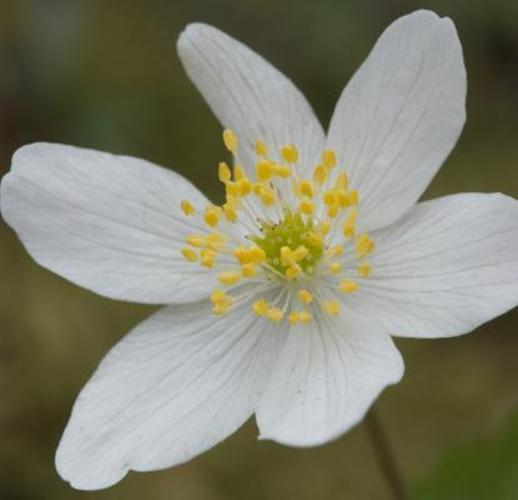
#> input picture Dataset/Dataset/input_images/hard/hard_1.jpg, 518 x 500 px; its folder holds only this picture in this run
$ python main3.py
#> lines starting #> are read from the running program, lines starting #| are printed output that depends on the picture; after the words box and inside, x2 and y2 are one past the last pixel; in counts of white or black regions, pixels touching at a corner belong together
import cv2
import numpy as np
import matplotlib.pyplot as plt
from skimage.metrics import structural_similarity as ssim

# Helper functions
def convert_BW(img, threshold=50):
    _, binary_img = cv2.threshold(img, threshold, 255, cv2.THRESH_BINARY)
    return binary_img

def calculate_ssim(image1, image2):
    similarity = ssim(image1, image2)
    return similarity

def contrast_stretching(img):
    minval, maxval = np.min(img), np.max(img)
    if minval == maxval:
        return img
    stretched_img = ((img - minval) / (maxval - minval)) * 255
    return stretched_img.astype(np.uint8)

# Main processing function
def process_image_enhanced(image_path, ground_truth_path):
    # Read the image and ground truth
    image = cv2.imread(image_path)
#> image is the input picture: shape (500, 518, 3); mean B, G, R 110.2, 129.8, 130.4
    ground_truth_original = cv2.imread(ground_truth_path, cv2.IMREAD_GRAYSCALE)
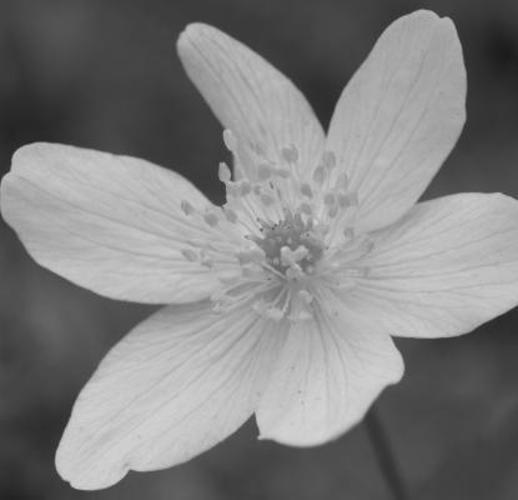
#> ground_truth_original: shape (500, 518); min 26, max 214, mean 127.8
    ground_truth = convert_BW(ground_truth_original)
#> in convert_BW, `_, binary_img = cv2.threshold(img, threshold, 255, cv2.THRESH_BINARY)`:
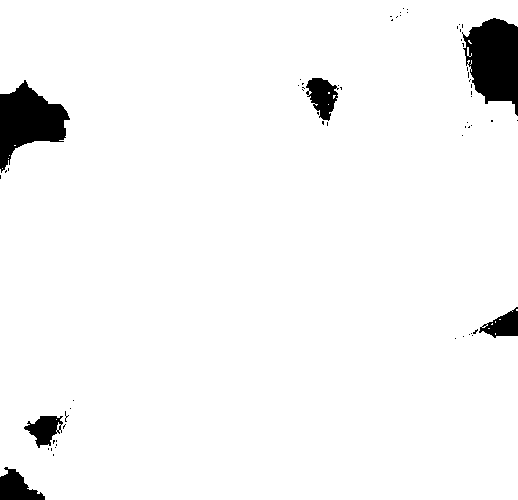
#> binary_img: shape (500, 518); 96% white; 63 black regions (57 under 20 px), largest, box (x1, y1, x2, y2) and area: (462, 18, 518, 116) 3720, (0, 80, 70, 173) 3436, (0, 467, 45, 500) 864, (306, 78, 339, 121) 847, (24, 416, 63, 448) 695, (479, 307, 518, 338) 659

    # Apply Median Blur to reduce noise
    median_blurred = cv2.medianBlur(image, 5)

    # Convert to HSV and use the hue channel
    hsv_image = cv2.cvtColor(median_blurred, cv2.COLOR_BGR2HSV)
#> hsv_image: shape (500, 518, 3); mean H, S, V 55.4, 67.7, 133.6
    hue_channel = hsv_image[:, :, 0]
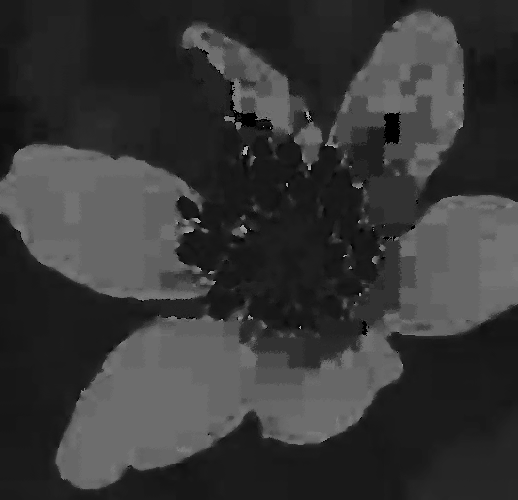
#> hue_channel: shape (500, 518); min 0, max 177, mean 55.4

    # Apply contrast stretching to the hue channel
    stretched_hue = contrast_stretching(hue_channel)
#> in contrast_stretching, `minval, maxval = np.min(img), np.max(img)`: minval = 0; maxval = 177
#> in contrast_stretching, `stretched_img = ((img - minval) / (maxval - minval)) * 255`:
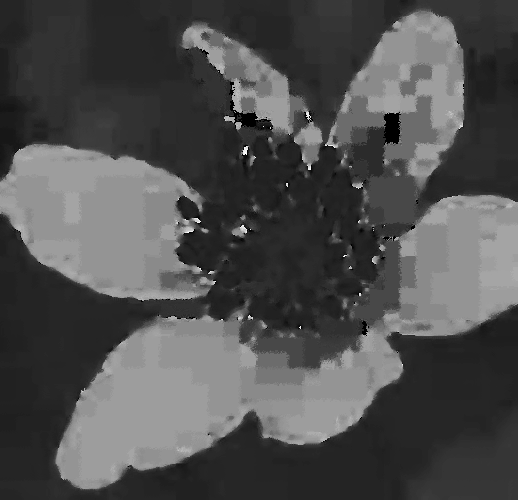
#> stretched_img: shape (500, 518) float64; min 0, max 255, mean 79.7

    # Apply Otsu's thresholding
    _, binary_thresholded_hue = cv2.threshold(stretched_hue, 0, 255, cv2.THRESH_BINARY + cv2.THRESH_OTSU)
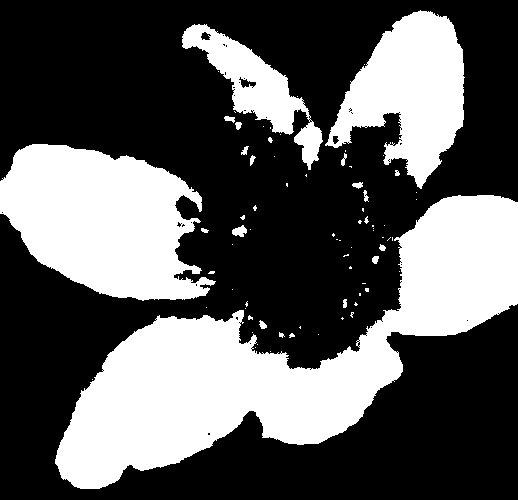
#> binary_thresholded_hue: shape (500, 518); 35.7% white; 76 white regions (55 under 20 px), largest, box (x1, y1, x2, y2) and area: (55, 195, 518, 489) 48847, (0, 144, 216, 301) 22975, (325, 10, 465, 189) 13689

    # Morphological operations to clean up the segmentation
    kernel = np.ones((5, 5), np.uint8)
    morph_opening = cv2.morphologyEx(binary_thresholded_hue, cv2.MORPH_OPEN, kernel)
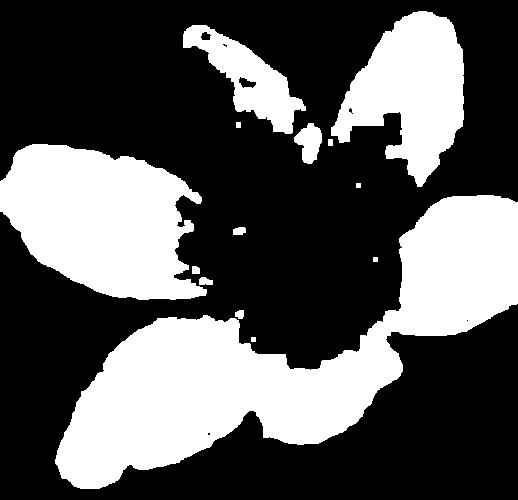
#> morph_opening: shape (500, 518); 35% white; 14 white regions, largest, box (x1, y1, x2, y2) and area: (55, 195, 518, 489) 48443, (0, 144, 207, 300) 22628, (331, 11, 464, 187) 13377

    # Invert the binary image to match the ground truth if necessary
    if np.mean(ground_truth) > 127:
        morph_opening = cv2.bitwise_not(morph_opening)

    # Calculate SSIM
    similarity = calculate_ssim(morph_opening, ground_truth)
#> in calculate_ssim, `similarity = ssim(image1, image2)`: similarity = 0.542
#> similarity = 0.542

    # Prepare result dict to return
    result = {
        "original": image,
        "median_blurred": median_blurred,
        "hue_channel": hue_channel,
        "stretched_hue": stretched_hue,
        "binary_thresholded_hue": binary_thresholded_hue,
        "morph_opening": morph_opening,
        "ground_truth": ground_truth,
        "ssim": similarity
    }

    return result

base_dir = 'Dataset/Dataset'
# File paths to your images and ground truths
image_paths = [f"{base_dir}/input_images/hard/hard_{i}.jpg" for i in range(1, 4)]
ground_truth_paths = [f"{base_dir}/ground_truths/hard/hard_{i}.png" for i in range(1, 4)]


# Process each image and display
for i in range(len(image_paths)):
    # Process the image and get the results with the enhanced pipeline
    results = process_image_enhanced(image_paths[i], ground_truth_paths[i])
#> results = 8 items

    # Define the list of titles for subplots
    titles = [
        'Original Image', 'Median Blurred Image', 'Hue Channel',
        'Stretched Hue', 'Binary Thresholded Hue', 'Morphological Opening Image',
        'Ground Truth'
    ]

    # Display results
    plt.figure(figsize=(18, 12))  # Adjust the size as needed
    for j, key in enumerate(results.keys()):
        plt.subplot(2, 4, j + 1)
        img = results[key]
        if img.ndim == 3:
            plt.imshow(cv2.cvtColor(img, cv2.COLOR_BGR2RGB))
        else:
#> (the run stopped early here; a loop or call above may not have finished)
